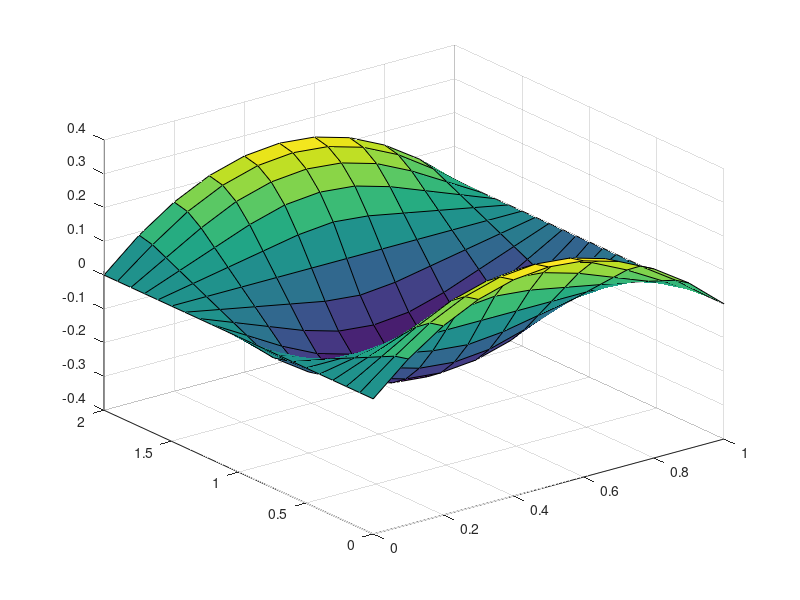

The MATLAB source for this figure:
clear
u = 1; 
r = 1;
delx = 0.1; % x-step
delt = (delx*sqrt(r))/u; % t-step
x = 0:delx:1; 
t = 0:delt:2; 
f = zeros(length(t),1)*zeros(1,length(x)); 
f(:,1) = 0; % u(0,t) = 0
f(:,length(x)) = 0; %u(1,t) = 0
f(1,:) = x.*(1-x);  %u(x,0) = x*(1-x)
%\Implicit method
for n = 2:length(x)-1 %columns
    
    f(2,n)= (f(1,n-1)+f(1,n+1))/2; 
    
end

for m = 3:length(t) % rows
    for n = 2:length(x)-1 % columns
      
 f(m,n) = f(m-1,n+1)+f(m-1,n-1)-f(m-2,n);    
           
    end       
end

mesh(x,t,f);
surf(x,t,f);
